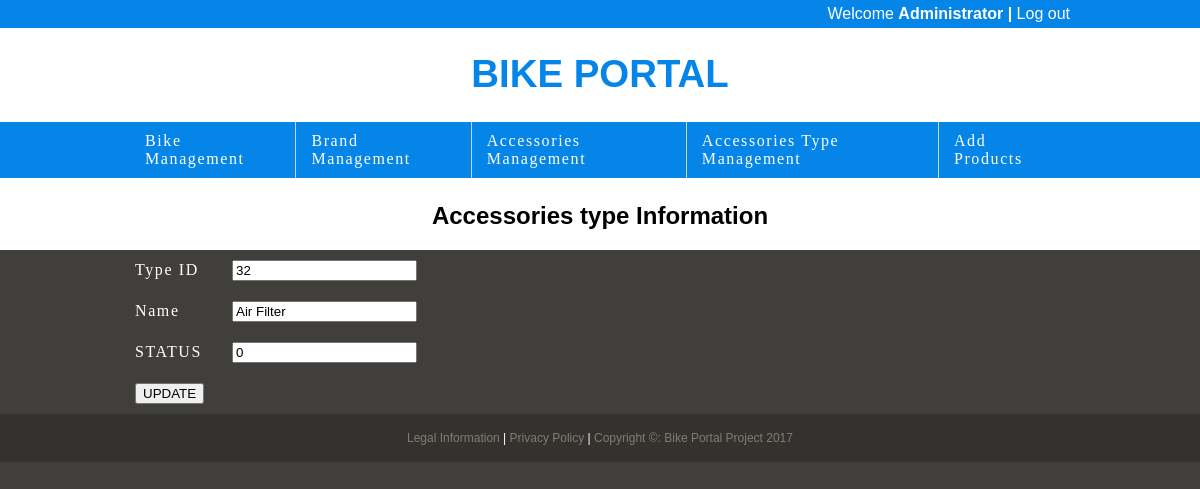
Screenshot of /admin/editType.php?id=32 (signed in) with the database file from the repository.
### tables this page shows
CREATE TABLE `parts_type` (
  `id` int(11) NOT NULL,
  `name` varchar(30) NOT NULL,
  `status` int(11) NOT NULL DEFAULT '0',
  `imgurl` varchar(100) DEFAULT NULL
);

### admin/include/db_bike.php (called while the page is built)
<?php
function getBikeFromDB($sql){
	$conn = mysqli_connect("localhost", "root", "","bike_portal");
	$result = mysqli_query($conn, $sql)or die(mysqli_error($conn));
	$arr=array();
	while($row = mysqli_fetch_assoc($result)) {
		$arr[]=$row;
	}
	return json_encode($arr);
	return $arr;
}
?>

### admin/editType.php (the view, shortened to what this page needs)
<!DOCTYPE html>
<html>
	<head>
		<link rel="stylesheet" type="text/css" href="css/960_12_col.css"/>
		<link rel="stylesheet" type="text/css" href="css/index3.css"/>
	</head>
	<body>
	<?php
	if(!isset($_SESSION["pass"])){
	header("location: http://localhost/bike/adminLogin.php") ;
}
	else {
require("include/db_bike.php");
if(isset($_REQUEST["id"])){
	$ar=getBikeFromDB("SELECT * FROM parts_type where id='".$_REQUEST["id"]."'");
$jsn=json_decode($ar,true);
	}
?>
		<div class="header">
			<div class="container_12">
				<div class="nav grid_7">
					Welcome <b>Administrator |  </b>
					<a href="adminLogout.php">Log out</a>
				</div>
			</div>
		</div>
		<div class="top1">
			<div class="container_12">
				<div class="grid_12">
					<h1><b>BIKE PORTAL</b></h1>
				</div>
			</div>
		</div>
		<div class="header">
			<div class="container_12">
				<div class="grid_12">
					<table>
						<tr>
							<td><a href="adminPage.php">Bike Management</a></td>
							<td><a href="brandMgm.php">Brand Management</a></td>
							<td><a href="partsMgm.php">Accessories Management</a></td>
							<td><a href="typeMgm.php">Accessories Type Management</a></td>
							<td class="last"><a href="add.php">Add Products</a></td>
						</tr>
					</table>
				</div>
			</div>
		</div>
		<div class="top1">
			<div class="container_12">
				<div class="grid_12">
					<h2 class="tag"><b>Accessories type Information</b></h2>
				</div>
			</div>
		</div>
		<div class="container_12">
			<?php foreach($jsn as $v){ ?>
			<form name="myForm" action="updateType.php" method="post">
	<table>
		<tr>
			<td class="last">Type ID</td><td class="last"><input type="text" name="tid" value="<?php echo $v["id"];?>"</td>
		</tr>
		<tr>
			<td class="last">Name</td><td class="last"><input type="text" name="tname" value="<?php echo $v["name"];?>"</td>
		</tr>
		<tr>
			<td class="last">STATUS</td><td class="last"><input type="text" name="t_status" value="<?php echo $v["status"];?>"</td>
		</tr>
		<tr>
        <td class="last" colspan="2" align="center"><input class="submit" type="submit" name="sbt" onclick="return confirm('Are you sure you want to edit?')" value="UPDATE">
		</tr>
	</table>
	</form>
		<?php } ?>
		</div>
		<div class="footer clearfix">
			<div class="container_12">
				<p class="grid_12"><a href="#">Legal Information</a> | <a href="#">Privacy Policy</a> | <a href="#">Copyright &copy: Bike Portal Project 2017</a></p>
			</div>
		</div>
	</body>
</html>
	<?php } ?>

### admin/css/960_12_col.css (style rules this page uses)
body { min-width: 960px; }
.container_12 { margin-left: auto; margin-right: auto; width: 960px; }
.grid_1, .grid_2, .grid_3, .grid_4, .grid_5, .grid_6, .grid_7, .grid_8, .grid_9, .grid_10, .grid_11, .grid_12 { display: inline; float: left; margin-left: 10px; margin-right: 10px; }
.container_12 .grid_7 { width: 540px; }
.container_12 .grid_12 { width: 940px; }
.clearfix:before, .clearfix:after, .container_12:before, .container_12:after { content: '.'; display: block; overflow: hidden; visibility: hidden; font-size: 0; line-height: 0; width: 0; height: 0; }
.clearfix:after, .container_12:after { clear: both; }
.clearfix, .container_12 { zoom: 1; }

### admin/css/index3.css (style rules this page uses)
body { color:#fff; background:#413f3b; font-family:georgia,"times new roman",times,serif; font-size:100%; margin:0px; text-align:center; }
a { color:#ffffff; text-decoration:none; }
.header { background:#0685E9; padding:0px 0px 0px 0px; float: left; margin-top:0px; width:100%; height:50%; z-index:50; position:static; }
.top1 { background:#ffffff; color: #0685E9; padding:0px 0px 0px 0px; float: left; margin-top:0px; width:100%; height:100%; position:static; }
.nav { float:right; font-family:quicksandbook,helvetica,arial,sans-serif; padding:5px 0px 5px 0px; text-align:right; }
h1,h2 { font-family:quicksandbook,helvetica,arial,sans-serif; font-weight:normal; }
h1 { font-size:240%; margin-top:24px; }
.tag { margin-top:24px; color:#000000; }
.footer { clear:both; padding:5px 10px; background:rgba(0,0,0,0.2); }
.footer p { font-family:helvetica,arial,sans-serif; font-size:75%; text-align:center; }
.footer a { color:#807c72; }
table { border-spacing:0px; }
th,td { padding:10px 15px 10px 15px; text-align:left; border-right:1px solid #cbd2d8; letter-spacing:0.1em; font-size:100%; margin:0px; border-spacing:0px; }
td.last { border-right:0px solid #ffffff; }

### rows the page displays
parts_type: tid "32", tname "Air Filter", t_status "0"
